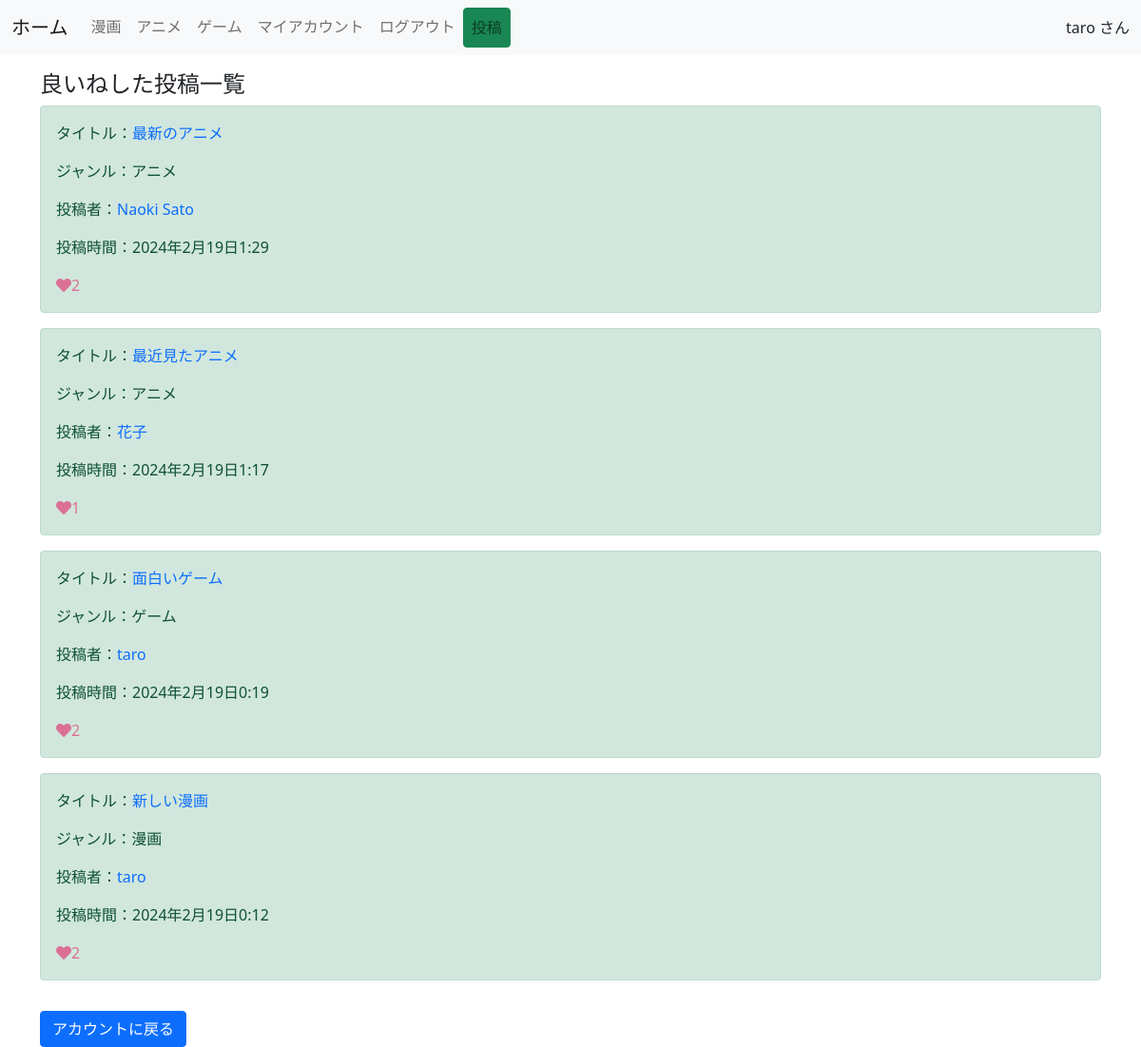
Page /liked-posts/ (signed in) on the earlier database version.
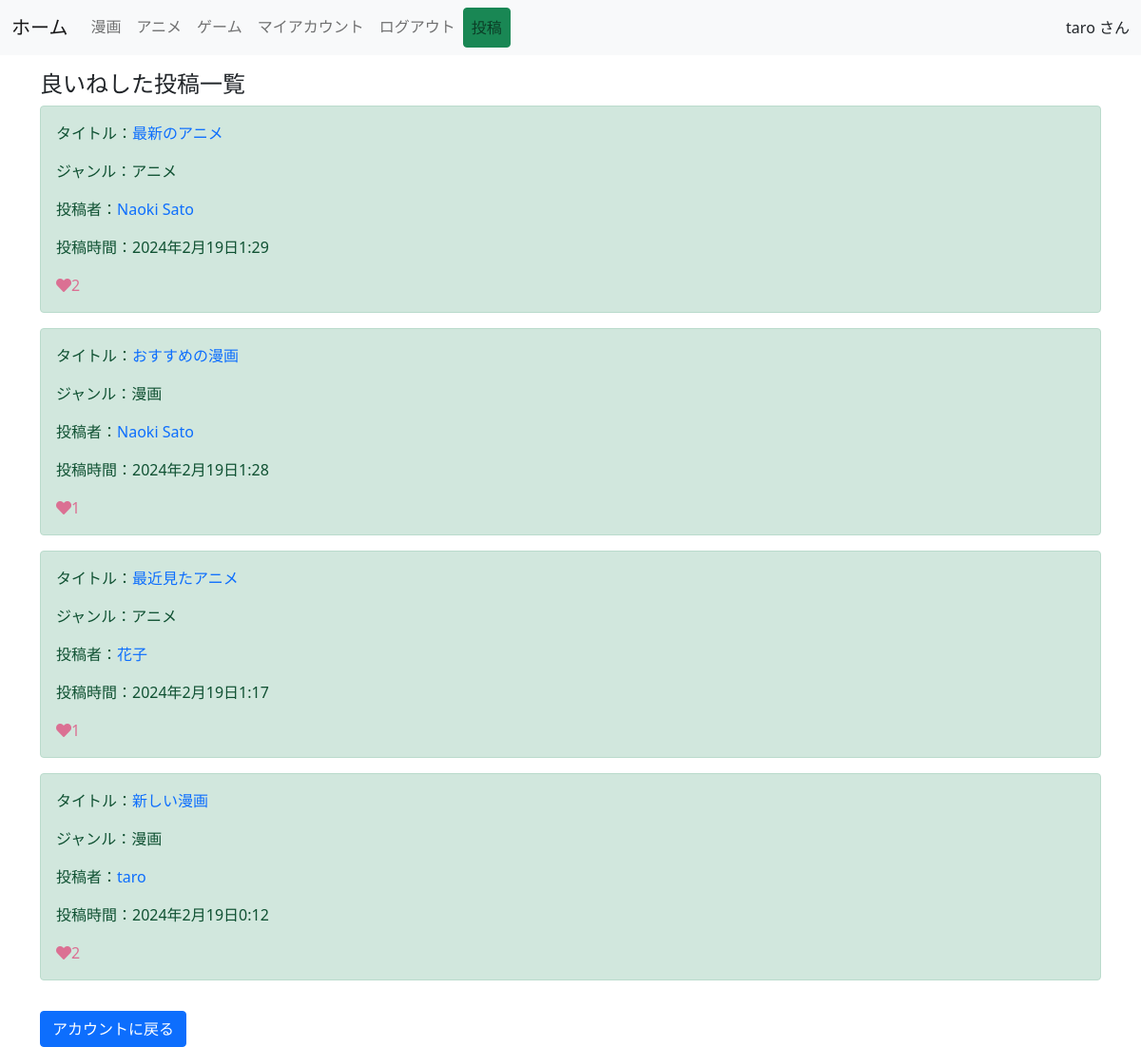
Same page on the later database version.
### app/models.py (models this page shows, shortened)
class Post(models.Model):
    GENRE_CHOICES = (
        ('漫画', '漫画'),
        ('アニメ', 'アニメ'),
        ('ゲーム', 'ゲーム'),
    )
    title = models.CharField(max_length=100)
    content = models.TextField()
    user = models.ForeignKey(settings.AUTH_USER_MODEL, on_delete=models.CASCADE)
    created_at = models.DateTimeField(auto_now_add=True)
    like = models.ManyToManyField(settings.AUTH_USER_MODEL, related_name='related_post', blank=True)
    genre = models.CharField(max_length=10, choices=GENRE_CHOICES)
    class Meta:
       ordering = ["-created_at"]

class Users(AbstractBaseUser, PermissionsMixin):
    username = models.CharField(max_length=150)
    email = models.EmailField(max_length=255, unique=True)
    is_active = models.BooleanField(default=True)
    is_staff = models.BooleanField(default=False)
    USERNAME_FIELD = 'email'
    REQUIRED_FIELDS = ['username']
    objects = UserManager()

### app/views.py (the view)
# urls.py: path('liked-posts/', LikedPostsView.as_view(), name='liked-posts'),
class LikedPostsView(ListView):
    template_name = 'liked_posts.html'
    context_object_name = 'liked_posts'
    def get_queryset(self):
        return self.request.user.related_post.all()

### templates/liked_posts.html
{% extends 'base.html' %}
{% load static %}
{% block content %}
<div class="container mt-3">
  <h4>良いねした投稿一覧</h4>
  {% for post in liked_posts %}
    <div class="alert alert-success" role="alert">
      <p>タイトル：<a href="{% url 'app:detail' post.pk %}" class="post-title-link" style="text-decoration: none;">{{ post.title }}</a></p>
      <p>ジャンル：{{ post.genre }}</p>
      <p>投稿者：<a href="{% url 'app:user-account' post.user.username %}" class="post-title-link" style="text-decoration: none;">{{ post.user.username }}</a></p>
      <p>投稿時間：{{ post.created_at }}</p>
      <div class="like-btn-container">
        {% if post.pk %}
          {% if request.user in post.like.all %}
          <span href="{% url 'app:like-detail' post.pk %}" class="like-btn add-color" tabindex="-1" aria-disabled="true"><i class="fas fa-heart"></i></a>{{ post.like.count }}
          {% else %}
          <span href="{% url 'app:like-detail' post.pk %}" class="like-btn" tabindex="-1" aria-disabled="true"><i class="far fa-heart"></i></a>{{ post.like.count }}
          {% endif %}
        {% endif %}
      </div>
    </div>
  {% endfor %}
  <a href="{% url 'app:account' %}" class="btn btn-primary mt-3" role="button">アカウントに戻る</a>
</div>
<link rel="stylesheet" type="text/css" href="{% static 'style.css' %}">
{% endblock content %}

Differences in the rows shown:
removed Post: title "面白いゲーム", genre "ゲーム", user.username "taro", created_at "2024年2月19日0:19", like.count "2"
now on this page (row unchanged): Post: title "おすすめの漫画", genre "漫画", user.username "Naoki Sato", created_at "2024年2月19日1:28", like.count "1"
